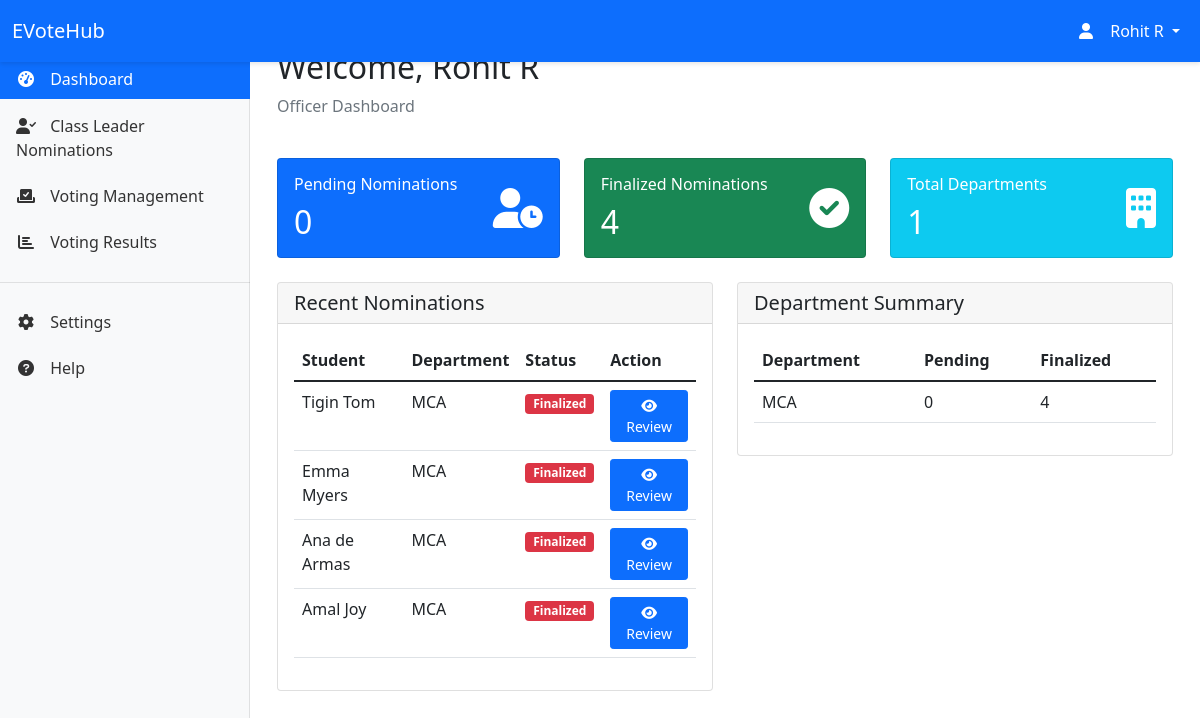
Before: /officer/dashboard/ (signed in) with the older database file.
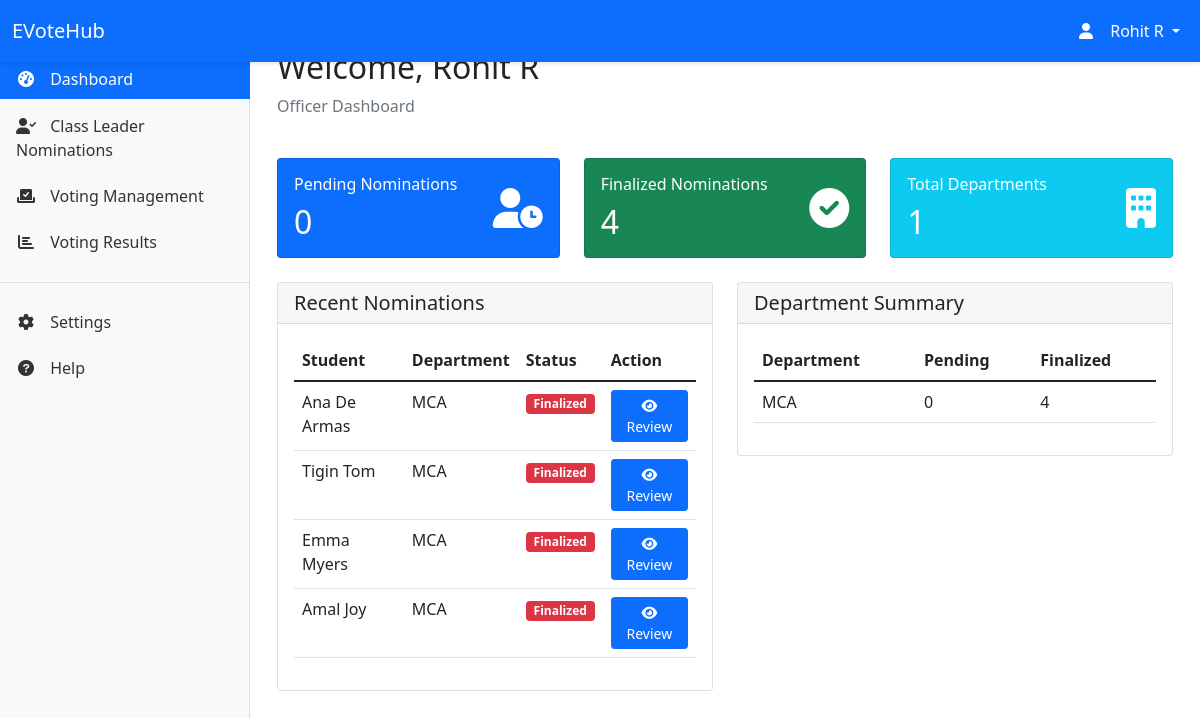
After: the same page with the newer database file.
### myapp/models.py (models this page shows, shortened)
class ClassLeaderNomination(models.Model):
    student = models.ForeignKey(Student, on_delete=models.CASCADE)
    department = models.ForeignKey(Department, on_delete=models.CASCADE)
    nomination_text = models.TextField()
    marks = models.DecimalField(max_digits=4, decimal_places=2, default=0.00, help_text="CGPA on a scale of 10")
    achievements = models.TextField(blank=True, null=True)
    election_cycle = models.ForeignKey('VotingSession', on_delete=models.SET_NULL, null=True, blank=True, related_name='nominations', default=None)
    status = models.CharField(max_length=20, choices=[
        ('pending', 'Pending'),
        ('approved', 'Approved'),
        ('rejected', 'Rejected'),
        ('finalized', 'Finalized')
    ], default='pending')
    created_at = models.DateTimeField(auto_now_add=True)
    updated_at = models.DateTimeField(auto_now=True)
    reviewed_by = models.ForeignKey(HOD, on_delete=models.SET_NULL, null=True, blank=True)
    reviewed_at = models.DateTimeField(null=True, blank=True)
    feedback = models.TextField(blank=True, null=True)
    finalized_by = models.ForeignKey(Officer, on_delete=models.SET_NULL, null=True, blank=True)
    finalized_at = models.DateTimeField(null=True, blank=True)
    finalization_notes = models.TextField(blank=True, null=True)
    class Meta:
        ordering = ['-created_at']

class Student(models.Model):
    GENDER_CHOICES = [
        ('M', 'Male'),
        ('F', 'Female')
    ]
    user = models.OneToOneField(User, on_delete=models.CASCADE)
    student_id = models.CharField(max_length=20, unique=True)
    department = models.ForeignKey(Department, on_delete=models.CASCADE)
    gender = models.CharField(max_length=1, choices=GENDER_CHOICES, default='M')
    profile_picture = models.ImageField(upload_to='static/images/profiles/', null=True, blank=True)
    created_at = models.DateTimeField(auto_now_add=True)
    updated_at = models.DateTimeField(auto_now=True)

class Department(models.Model):
    name = models.CharField(max_length=100)
    code = models.CharField(max_length=10, unique=True)
    created_at = models.DateTimeField(default=timezone.now)
    updated_at = models.DateTimeField(auto_now=True)

### myapp/views.py (the view)
# urls.py: path('officer/dashboard/', views.officer_home, name='officer_home'),
@login_required
def officer_home(request):
    try:
        officer = request.user.officer
    except Officer.DoesNotExist:
        messages.error(request, 'Access denied. You are not authorized as an Officer.')
        return redirect('home')
    pending_nominations = ClassLeaderNomination.objects.filter(status='approved').count()
    finalized_nominations = ClassLeaderNomination.objects.filter(status='finalized').count()
    total_departments = Department.objects.count()
    recent_nominations = ClassLeaderNomination.objects.filter(
        status__in=['approved', 'finalized']
    ).select_related('student__user', 'department').order_by('-updated_at')[:5]
    department_summary = []
    for department in Department.objects.all():
        summary = {
            'name': department.name,
            'pending_count': ClassLeaderNomination.objects.filter(
                department=department,
                status='approved'
            ).count(),
            'finalized_count': ClassLeaderNomination.objects.filter(
                department=department,
                status='finalized'
            ).count()
        }
        department_summary.append(summary)
    context = {
        'officer': officer,
        'pending_nominations': pending_nominations,
        'finalized_nominations': finalized_nominations,
        'total_departments': total_departments,
        'recent_nominations': recent_nominations,
        'department_summary': department_summary
    }
    return render(request, 'officer/officer_home.html', context)

### templates/officer/officer_home.html (shortened to what the changed rows need)
{% extends 'officer/base_officer.html' %}
{% block content %}
<div class="container-fluid">
    <div class="row mb-4">
        <div class="col-12">
            <h2>Welcome, {{ request.user.get_full_name }}</h2>
        </div>
    </div>
    <div class="row mb-4">
        <div class="col-md-4">
            <div class="card bg-primary text-white">
                <div class="card-body">
                    <div class="d-flex justify-content-between align-items-center">
                        <div>
                            <h2 class="mt-2 mb-0">{{ pending_nominations }}</h2>
                        </div>
                    </div>
                </div>
            </div>
        </div>
        <div class="col-md-4">
            <div class="card bg-success text-white">
                <div class="card-body">
                    <div class="d-flex justify-content-between align-items-center">
                        <div>
                            <h2 class="mt-2 mb-0">{{ finalized_nominations }}</h2>
                        </div>
                    </div>
                </div>
            </div>
        </div>
        <div class="col-md-4">
            <div class="card bg-info text-white">
                <div class="card-body">
                    <div class="d-flex justify-content-between align-items-center">
                        <div>
                            <h2 class="mt-2 mb-0">{{ total_departments }}</h2>
                        </div>
                    </div>
                </div>
            </div>
        </div>
    </div>
    <div class="row">
        <div class="col-md-6">
            <div class="card">
                <div class="card-body">
                    {% if recent_nominations %}
                    <div class="table-responsive">
                        <table class="table table-hover">
                            <thead>
                                <tr>
                                    <th>Student</th>
                                    <th>Department</th>
                                    <th>Status</th>
                                    <th>Action</th>
                                </tr>
                            </thead>
                            <tbody>
                                {% for nomination in recent_nominations %}
                                <tr>
                                    <td>{{ nomination.student.user.get_full_name }}</td>
                                    <td>{{ nomination.department.name }}</td>
                                    <td>
                                        <span class="badge {% if nomination.status == 'pending' %}bg-warning
                                                          {% elif nomination.status == 'approved' %}bg-success
                                                          {% else %}bg-danger{% endif %}">
                                            {{ nomination.status|title }}
                                        </span>
                                    </td>
                                    <td>
                                        <a href="{% url 'officer_review_nomination' nomination.id %}" class="btn btn-sm btn-primary">
                                            <i class="fas fa-eye"></i> Review
                                        </a>
                                    </td>
                                </tr>
                                {% endfor %}
                            </tbody>
                        </table>
                    </div>
                    {% else %}
                    <p class="text-muted mb-0">No recent nominations to display.</p>
                    {% endif %}
                </div>
            </div>
        </div>
        <div class="col-md-6">
            <div class="card">
                <div class="card-body">
                    {% if department_summary %}
                    <div class="table-responsive">
                        <table class="table table-hover">
                            <thead>
                                <tr>
                                    <th>Department</th>
                                    <th>Pending</th>
                                    <th>Finalized</th>
                                </tr>
                            </thead>
                            <tbody>
                                {% for dept in department_summary %}
                                <tr>
                                    <td>{{ dept.name }}</td>
                                    <td>{{ dept.pending_count }}</td>
                                    <td>{{ dept.finalized_count }}</td>
                                </tr>
                                {% endfor %}
                            </tbody>
                        </table>
                    </div>
                    {% else %}
                    <p class="text-muted mb-0">No department data available.</p>
                    {% endif %}
                </div>
            </div>
        </div>
    </div>
</div>
{% endblock %}

Changed rows visible on the page:
removed ClassLeaderNomination: student.user.get_full_name "Ana de Armas", department.name "MCA", status "Finalized"
added ClassLeaderNomination: student.user.get_full_name "Ana De Armas", department.name "MCA", status "Finalized"
